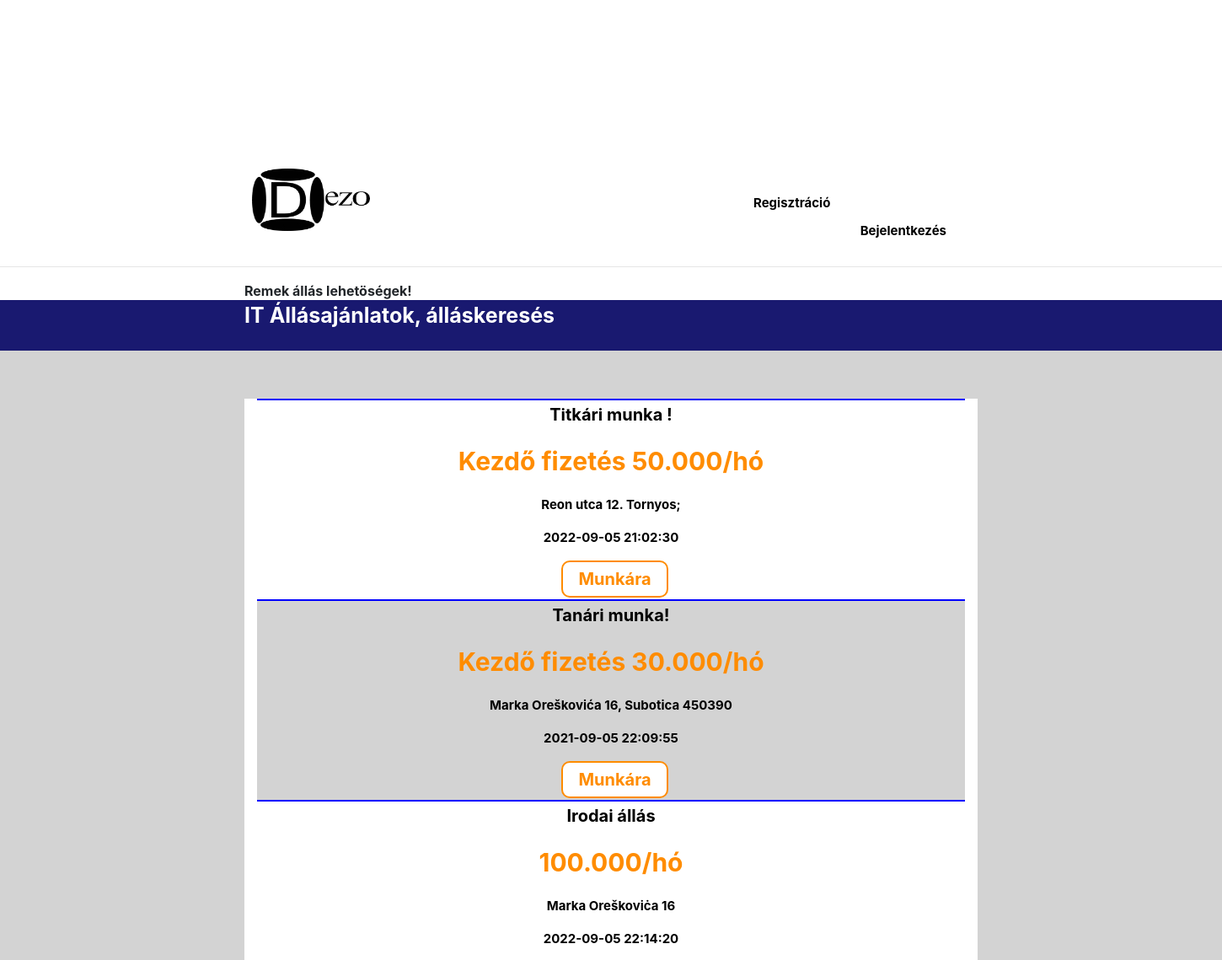
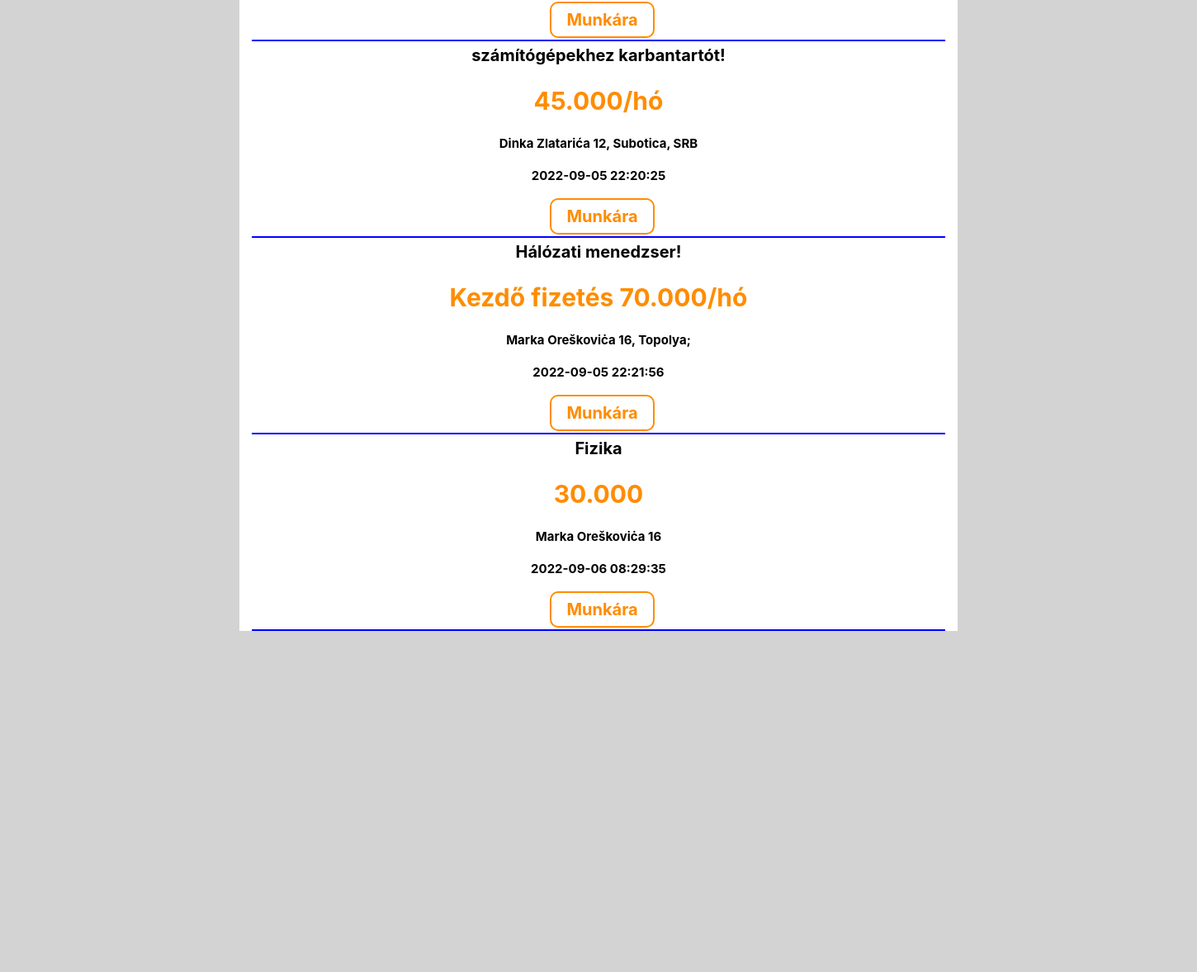
Page /Works.php on the committed database (2 pictures, top to bottom).
### tables this page shows
CREATE TABLE `work` (
  `company_id` int(20) NOT NULL,
  `work_id` int(20) NOT NULL,
  `work_address` varchar(255) NOT NULL,
  `work_description` varchar(1000) NOT NULL,
  `work_category` varchar(255) NOT NULL,
  `work_money` varchar(255) NOT NULL,
  `work_date` datetime NOT NULL
);

### Works.php (the view, shortened to what this page needs)
<!DOCTYPE html>
<html lang="en">
<head>
    <link type="text/css" rel="stylesheet" href="works.css">
    <link rel="stylesheet" href="https://stackpath.bootstrapcdn.com/bootstrap/4.1.3/css/bootstrap.min.css">
</head>
<body>
<div id="Header" class="container-fluid">
    <img src="Log.png" id="HeaderLogo"/>
    <div id="HeaderButton">
        <div id="HeaderButton2">
            <div><a href="register.php"><input id="b2" type="button" value="Regisztráció"></a></div>
            <div><a href="login.php"><input id="b3" type="button" value="Bejelentkezés"></a></div>
        </div></div></div>
<div id="szoveg">
    <hr>
    <p id="Header-p">Remek állás lehetöségek!</p>
</div>
<div id="HeaderBody" class="container-fluid"><p id="HeaderBody-p">IT Állásajánlatok, álláskeresés  </p></div>
<div id="Body">
    <div id="Within" class="container-fluid align-self-center">
        <table id="Within-table" >
            <?php
            require_once 'config.php';
            $sql = 'select * from work ';
            $stmt2 = $pdo->prepare($sql);
            $stmt2->execute();
            $dates2 = $stmt2->fetchAll();
            foreach($dates2 as $dates):
                ?>
                <?php
                $nu = date("Y-m-d H:i:s");
                $num = date_create ($dates['work_date']);
                $num3 = date_add($num,date_interval_create_from_date_string("10 days"));
                $hh = date_format($num3,"Y/m/d H:i:s");
                if( $hh <= $nu ){ ?>
                    <tr class="Whitin-tr2">
                        <td class="Whitin-td">
                            <table class="Within-table-table">
                                <tr class="Whitin-tr-tr"><td class="Whitin-td-td"><center>
                                            <p class="description" value="<?= $dates['work_category']; ?>"><?= $dates['work_category']; ?></p>
                                        </center></td></tr>
                                <tr class="Whitin-tr-tr"><td class="Whitin-td-td"><center>
                                            <p class="money" value="<?= $dates['work_money']; ?>"><?= $dates['work_money']; ?></p>
                                        </center></td></tr>
                                <tr class="Whitin-tr-tr"><td class="Whitin-td-td"><center>
                                            <p class="Address" value="<?= $dates['work_address']; ?>"><?= $dates['work_address']; ?></p>
                                            <p class="Address" value="<?= $dates['work_date']; ?>"><?= $dates['work_date'];?></p>
                                        </center>
                                        <a href="Working.php"  class="within-href"><input id="Select" type="button" value="Munkára"></a>
                                    </td></tr>
                            </table>
                        </td>
                    </tr>
                <?php }else{ ?>
                    <tr class="Whitin-tr1" >
                        <td class="Whitin-td">
                            <table class="Within-table-table">
                                <tr class="Whitin-tr-tr"><td class="Whitin-td-td"><center>
                                            <p class="description" value="<?= $dates['work_category']; ?>"><?= $dates['work_category']; ?></p>
                                        </center></td></tr>
                                <tr class="Whitin-tr-tr"><td class="Whitin-td-td"><center>
                                            <p class="money" value="<?= $dates['work_money']; ?>"><?= $dates['work_money']; ?></p>
                                        </center></td></tr>
                                <tr class="Whitin-tr-tr"><td class="Whitin-td-td"><center>
                                            <p class="Address" value="<?= $dates['work_address']; ?>"><?= $dates['work_address']; ?></p>
                                            <p class="Address" value="<?= $dates['work_date']; ?>"><?= $dates['work_date'];?></p>
                                        </center>
                                        <a href="Working.php"  class="within-href"><input id="Select" type="button" value="Munkára"></a>
                                    </td></tr>
                            </table>
                        </td>
                    </tr>
                <?php } ?>
            <?php endforeach;?>
                </table>
            </div>
        </div>
</body>
</html>

### Works.css (style rules this page uses)
body { margin: 0px; padding: 0px; border: 0px; }
#Header { background-color: white; height: 300px; width: 100%; }
#HeaderLogo { width: 140px; height: 74px; position: relative; top: 200px; left: 20%; float: left; }
#HeaderButton { width: 500px; height: 74px; position: relative; top: 200px; right: 20%; float: right; }
#HeaderButton2 { width: 53%; height: 95%; position: relative; right: 2%; border-radius: 10px; float: right; }
#b2 { position: relative; float: left; background-color: white; color: black; padding: 5px 18px; text-align: center; text-decoration: none; display: inline-block; font-size: 15px; FONT-WEIGHT: bold; transition-duration: 0.4s; cursor: pointer; border-radius: 10px; top: 25px; border: 0; }
#b3 { position: relative; float: right; background-color: white; color: black; padding: 5px 18px; text-align: center; text-decoration: none; display: inline-block; font-size: 15px; FONT-WEIGHT: bold; transition-duration: 0.4s; cursor: pointer; border-radius: 10px; top: 25px; border: 0; }
#szoveg { background-color: white; height: 40px; width: 100%; }
#Header-p { position: relative; left: 20%; font-weight: bold; }
#HeaderBody { background-color: midnightblue; height: 60px; width: 100%; }
#HeaderBody-p { position: absolute; left: 20%; color: white; font-size: 25px; text-decoration: none; FONT-WEIGHT: bold; }
#Body { background-color: lightgrey; height: 1900px; }
#Within { background-color: white; width: 60%; position: relative; float: right; left: -20%; top: 3%; }
.within-href { text-decoration: none; }
#Select { background-color: white; color: darkorange; padding: 5px 18px; text-align: center; text-decoration: none; display: inline-block; font-size: 20px; FONT-WEIGHT: bold; transition-duration: 0.4s; cursor: pointer; border-radius: 10px; border: solid 2px darkorange; position: relative; top: 2%; left: 43%; }
#Within-table { margin: 0px; padding: 0px; border: 0px; width: 100%; height: 1350px; }
.Whitin-tr1 { margin: 0px; padding: 0px; border: 0px; border-top: solid 2px blue; }
.Whitin-tr2 { margin: 0px; padding: 0px; border: 0px; background-color: lightgrey; border-top: solid 2px blue; }
.Whitin-td { width: 100%; height: 200px; border-top: solid 2px blue; border-bottom: solid 2px blue; }
.Within-table-table { margin: 0px; padding: 0px; border: 0px; width: 100%; height: 100%; }
.description { font-size: 20px; font-weight: bold; color: black; }
.money { font-size: 30px; font-weight: bold; color: darkorange; }
.Address { font-size: 15px; font-weight: bold; color: black; }

### rows in the picture
work: work_category "Titkári munka !", work_money "Kezdő fizetés 50.000/hó", work_address "Reon utca 12. Tornyos;", work_date "2022-09-05 21:02:30"
work: work_category "Tanári munka!", work_money "Kezdő fizetés 30.000/hó", work_address "Marka Oreškovića 16, Subotica 450390", work_date "2021-09-05 22:09:55"
work: work_category "Irodai állás", work_money "100.000/hó", work_address "Marka Oreškoviċa 16", work_date "2022-09-05 22:14:20"
work: work_category "számítógépekhez karbantartót!", work_money "45.000/hó", work_address "Dinka Zlatarića 12, Subotica, SRB", work_date "2022-09-05 22:20:25"
work: work_category "Hálózati menedzser!", work_money "Kezdő fizetés 70.000/hó", work_address "Marka Oreškoviċa 16, Topolya;", work_date "2022-09-05 22:21:56"
work: work_category "Fizika", work_money "30.000", work_address "Marka Oreškoviċa 16", work_date "2022-09-06 08:29:35"
